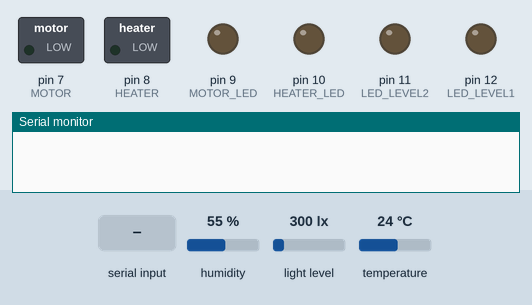
The sketch below on a simulated Arduino Uno, built with avr-gcc and run on an emulated ATmega328P. Shown: switched loads named in the sketch (green lamp = pin HIGH), output pins drawn as LEDs (lit = HIGH), the last lines printed to the serial monitor. The inputs (shaded band) are chosen by the test bench; at power-on: humidity 55 %, light level 300 lx, temperature 24 °C.

Above: at 1.8 s.
1.9 s: "90,45\n" received over the second serial link
At 3.3 s:
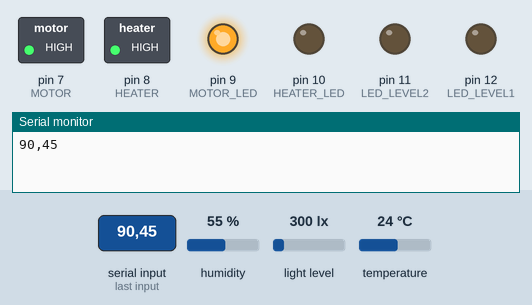
4.5 s: "2\n" received over the second serial link
At 6.6 s:
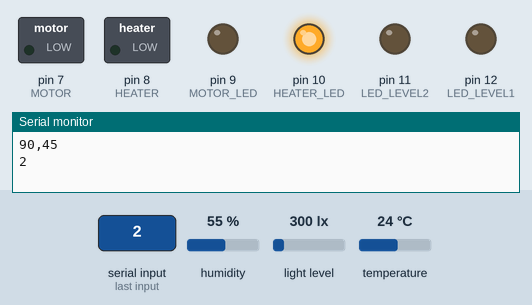
7.5 s: "30,150\n" received over the second serial link
At 10.0 s:
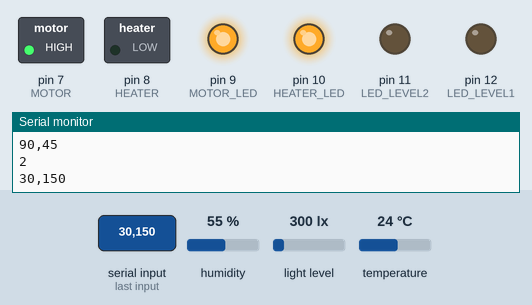
10.6 s: "1\n" received over the second serial link
At 13.3 s:
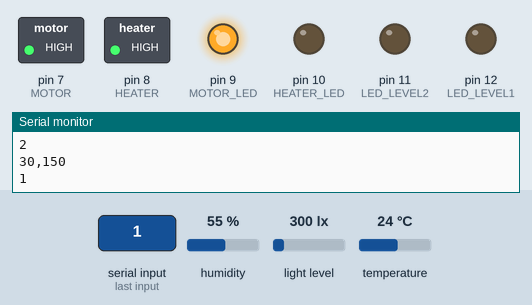
13.6 s: "200\n" received over the second serial link
At 16.6 s:
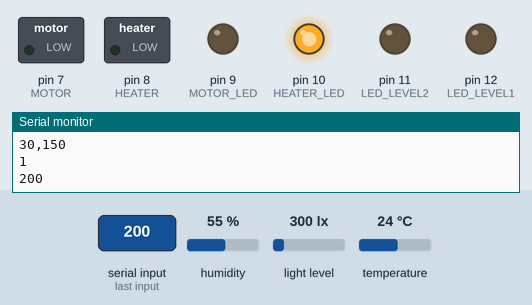
Timing chart, 0 to 17.6 s (numbered marks = the images above; inputs shaded):
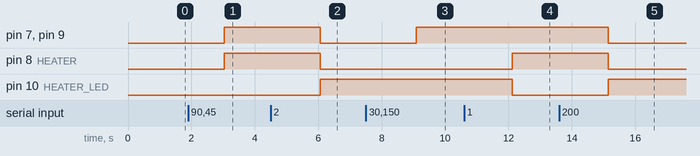

The sketch:

arduino.ino
```cpp
#include <SoftwareSerial.h>

#include <BH1750FVI.h>
#include <DHT.h>
#include <DHT_U.h>

#define DHTPIN A0
#define DHTTYPE DHT11

#define MOTOR 7
#define HEATER 8
#define MOTOR_LED 9
#define HEATER_LED 10
#define LED_LEVEL2 11
#define LED_LEVEL1 12

DHT dht(DHTPIN, DHTTYPE);
BH1750FVI lightSensor(BH1750FVI::k_DevModeContLowRes);

SoftwareSerial nodemcu(2, 3); //TX RX

void setup() {
  Serial.begin(9600);
  nodemcu.begin(115200);

  pinMode(LED_LEVEL1, OUTPUT);
  pinMode(LED_LEVEL2, OUTPUT);
  pinMode(MOTOR, OUTPUT);
  pinMode(HEATER, OUTPUT);
  pinMode(MOTOR_LED, OUTPUT);
  pinMode(HEATER_LED, OUTPUT);

  dht.begin();
  lightSensor.begin();
}

void loop() {
  readFromNodemcu();
  readSensorValues();
  delay(1000);
}

void readFromNodemcu() {
  if (nodemcu.available()) {
    String response = nodemcu.readString();
    response.trim();

    Serial.println(response);

    int states[3] = {0,0,0};

    int n = response.substring(0,1).toInt();
    for (int j = 0; j < 3; j++) {
        states[j] = n % 2;
        n = n / 2;
    }

    int lightIntensity = response.substring(1,2).toInt();

    changeLightState(states[2], lightIntensity);
    changeHeaterState(states[1]);
    changeMotorState(states[0]);
  }
}

void readSensorValues() {
  readHumidity();
  readTemperature();
  readLightIntensity();
}

void changeLightState(bool state, int lightIntensity) {
  if (state) {
    if(lightIntensity == 1) {
      digitalWrite(LED_LEVEL1, HIGH);
      digitalWrite(LED_LEVEL2, LOW);
    }
    if(lightIntensity == 2) {
      digitalWrite(LED_LEVEL1, HIGH);
      digitalWrite(LED_LEVEL2, HIGH);
    }
  } else {
    digitalWrite(LED_LEVEL1, LOW);
    digitalWrite(LED_LEVEL2, LOW);
  }
}

void changeHeaterState(bool state) {
  if (state) {
    digitalWrite(HEATER, LOW);
    digitalWrite(HEATER_LED, HIGH);
  } else {
    digitalWrite(HEATER, HIGH);
    digitalWrite(HEATER_LED, LOW);
  }
}

void changeMotorState(bool state) {
  if (state) {
    digitalWrite(MOTOR, HIGH);
    digitalWrite(MOTOR_LED, HIGH);
  } else {
    digitalWrite(MOTOR, LOW);
    digitalWrite(MOTOR_LED, LOW);
  }
}

void readTemperature() {
  nodemcu.print(dht.readTemperature());
}

void readHumidity() {
  nodemcu.print(dht.readHumidity());
}

void readLightIntensity() {
  nodemcu.print(lightSensor.GetLightIntensity());
}
```

Measured:
- after the input at 1.9 s, pin 7 (MOTOR), pin 8 (HEATER), pin 9 (MOTOR_LED): LOW → HIGH after 1.1 s
- after the input at 4.5 s, pin 7 (MOTOR), pin 8 (HEATER), pin 9 (MOTOR_LED): HIGH → LOW after 1.6 s; pin 10 (HEATER_LED): LOW → HIGH after 1.6 s
- after the input at 7.5 s, pin 7 (MOTOR), pin 9 (MOTOR_LED): LOW → HIGH after 1.6 s
- after the input at 10.6 s, pin 8 (HEATER): LOW → HIGH after 1.5 s; pin 10 (HEATER_LED): HIGH → LOW after 1.5 s
- after the input at 13.6 s, pin 7 (MOTOR), pin 8 (HEATER), pin 9 (MOTOR_LED): HIGH → LOW after 1.5 s; pin 10 (HEATER_LED): LOW → HIGH after 1.5 s
